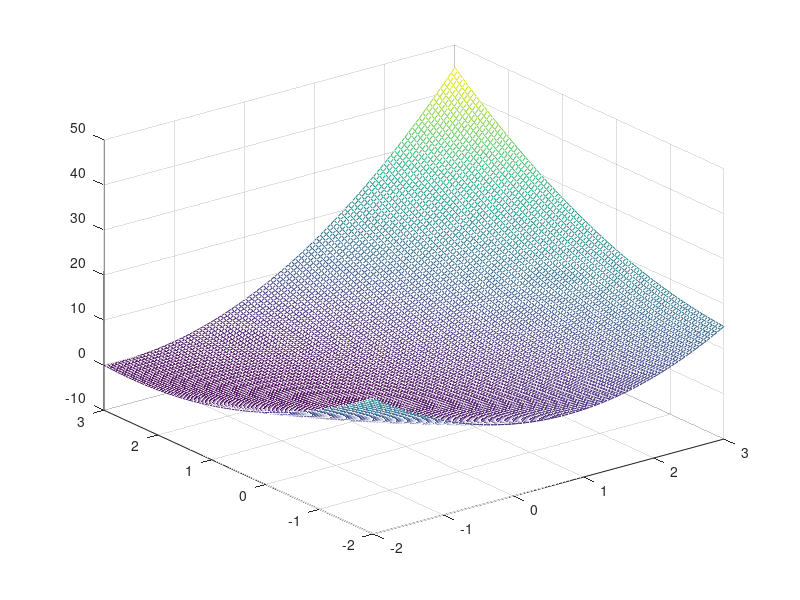
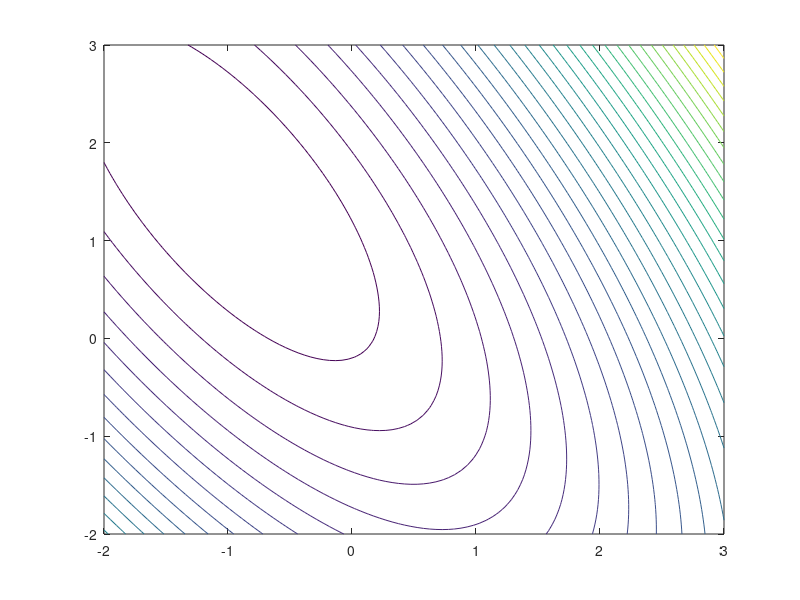

These figures' MATLAB source, in order: (Note: this script raises an error after producing the figures.)
%% EXAMPLE
% Implementation from Example 6.8 (Rao (2019), p.339).
    %   ------------------------------------------------------------------
    %   Rao, S. S. (2019). Engineering optimization: theory and practice. 
    %   John Wiley & Sons.
    %   ------------------------------------------------------------------
clear
clc
% Unconstrained minimization problem
% Cost function
f=@(x) x(:,1) - x(:,2) + 2*x(:,1).^2 + 2*x(:,1).*x(:,2) +x(:,2).^2;
% Gradient
grad ={@(x) 1 + 4*x(1) + 2*x(2) , ...
       @(x) -1 + 2*x(1) + 2*x(2)};

%% Plot mesh
x = linspace(-2,3,100);
[m_x, m_y] = meshgrid(x,x);
z = f([m_x(:) m_y(:)]);
mesh(x,x,reshape(z,[numel(x) numel(x)]))
figure, contour(x,x,reshape(z,[numel(x) numel(x)]), 30)
hold on

%% Optimization
% Starting point
X0 = [0 0];
[X,S,fX,i] = steepestDescent(f,grad, X0);
scatter3(X(:,1),X(:,2),f(X),'filled', 'MarkerFaceColor', 'red')

